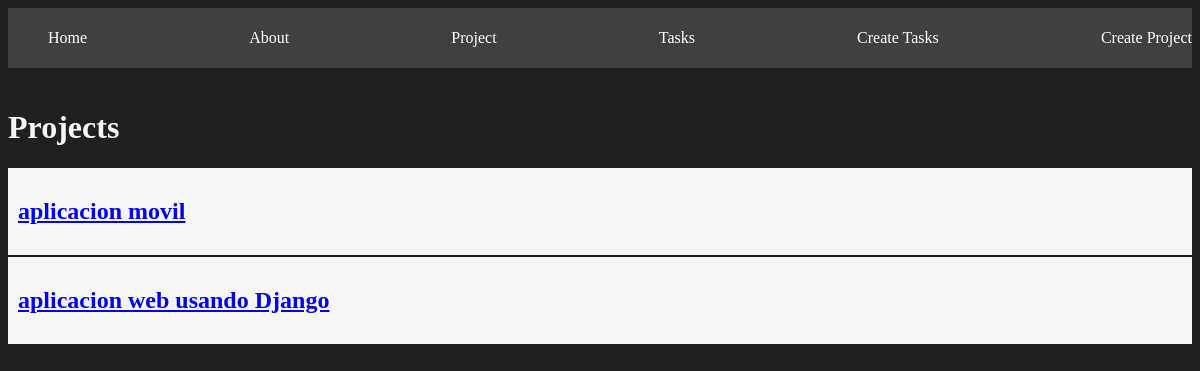
The page /projects/ on the database as committed earlier.
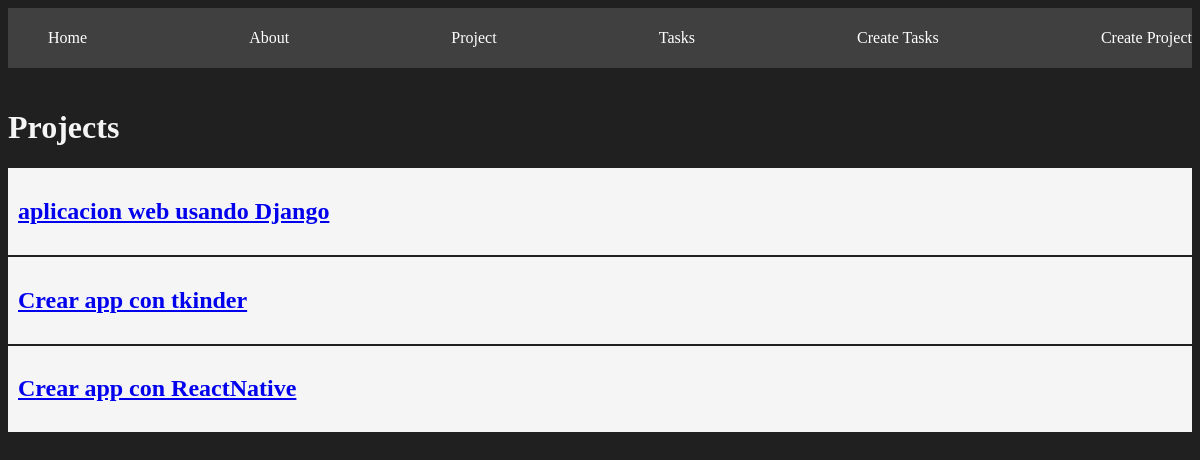
The same page on the database as committed later.
### myapp/models.py (models this page shows, shortened)
class Project(models.Model):
    name = models.CharField(max_length=200)

### myapp/views.py (the view)
# urls.py: path('projects/', views.projects, name="projects"),
def projects(request):
    projects = Project.objects.all()
    return render(request,'projects/projects.html', {
        'projects': projects
    })

### myapp/templates/projects/projects.html
{% extends 'layouts/base.html' %}
{% block content %}
<h1>Projects</h1>
{% for project in projects %}
<article class="card">
    <a href="{% url 'project_detail' project.id %}">
        <h1>{{ project.name }}</h1>
    </a>
</article>
{% endfor %}
{% endblock %}

Rows that differ between the two databases and show on the page:
removed Project: name "aplicacion movil"
added Project: name "Crear app con tkinder"
added Project: name "Crear app con ReactNative"
